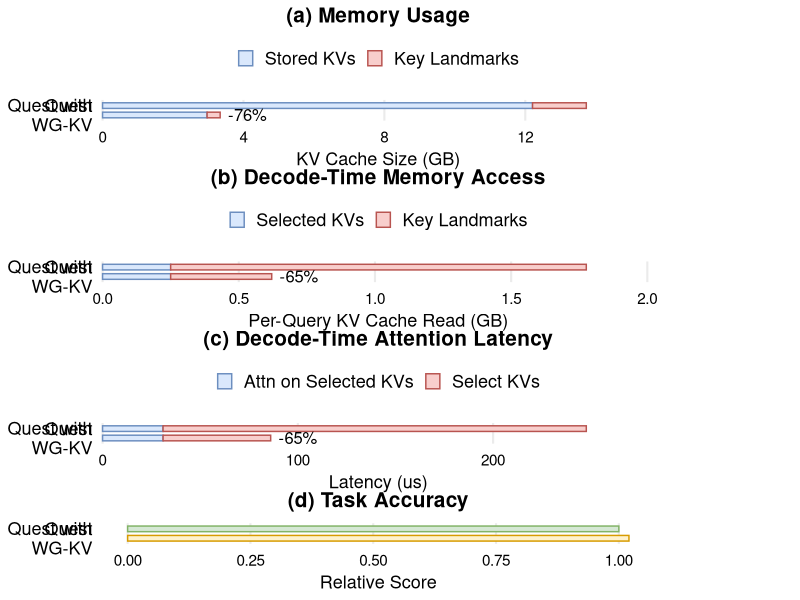

The R source for this figure:
library(tidyverse)
library(patchwork)

num_kv_heads <- 8
num_hidden_layers <- 32
bytes_per_token <- 256

memory_usage_scale <- num_kv_heads * num_hidden_layers * bytes_per_token / 1024 / 1024 / 1024
memory_access_scale <- num_kv_heads * num_hidden_layers * bytes_per_token / 1024 / 1024 / 1024
method_levels <- c("Quest", "Quest with WG-KV")

data <- read_csv("data/quest.csv", show_col_types = FALSE) %>%
  mutate(method = factor(method, levels = method_levels))

task_accuracy_score <- read_csv("data/integration.csv", show_col_types = FALSE) %>%
  filter(kv_attended == 2048, method %in% c("Quest Only", "WG-KV + Quest")) %>%
  select(panel_title, method, score) %>%
  pivot_wider(names_from = method, values_from = score) %>%
  summarise(score = mean(`WG-KV + Quest` / `Quest Only`)) %>%
  pull(score)

task_accuracy_data <- tibble(
  method = factor(c("Quest", "Quest with WG-KV"), levels = method_levels),
  score = c(1.0, task_accuracy_score)
)

make_stacked_plot <- function(data, title, bottom_col, top_col, y_label, legend_labels, value_scale = 1) {
  plot_data <- data %>%
    select(method, bottom = {{ bottom_col }}, top = {{ top_col }}) %>%
    pivot_longer(
      cols = c(bottom, top),
      names_to = "component",
      values_to = "value"
    ) %>%
    mutate(
      component = factor(component, levels = c("bottom", "top")),
      value = value * value_scale
    )

  reduction_labels <- plot_data %>%
    group_by(method) %>%
    summarise(total_value = sum(value), .groups = "drop") %>%
    mutate(
      baseline_value = total_value[method == "Quest"][1],
      reduction = (total_value - baseline_value) / baseline_value,
      label = if_else(
        method == "Quest with WG-KV" & is.finite(reduction),
        scales::label_percent(accuracy = 1)(reduction),
        ""
      )
    )

  ggplot(plot_data, aes(y = method, x = value, fill = component, colour = component)) +
    geom_col(width = 0.6, position = position_stack(reverse = TRUE), linewidth = 0.5) +
    geom_text(
      data = reduction_labels,
      aes(y = method, x = total_value, label = label),
      hjust = -0.2,
      size = 4.2,
      colour = "black",
      inherit.aes = FALSE
    ) +
    scale_fill_manual(
      breaks = c("bottom", "top"),
      labels = rev(legend_labels),
      values = c(
        "bottom" = "#DAE8FC",
        "top" = "#F8CECC"
      )
    ) +
    scale_colour_manual(
      values = c(
        "bottom" = "#6C8EBF",
        "top" = "#B85450"
      )
    ) +
    scale_y_discrete(
      limits = rev(method_levels),
      labels = \(x) str_wrap(x, width = 14)
    ) +
    scale_x_continuous(
      labels = scales::label_comma(),
      expand = expansion(mult = c(0, 0.14))
    ) +
    guides(
      fill = guide_legend(
        reverse = FALSE,
        nrow = 1,
        byrow = TRUE,
        override.aes = list(
          linewidth = 0.5,
          colour = c("#6C8EBF", "#B85450")
        )
      ),
      colour = "none"
    ) +
    labs(
      title = title,
      x = y_label,
      y = NULL,
      fill = NULL
    ) +
    coord_cartesian(clip = "off") +
    theme_minimal(base_size = 16) +
    theme(
      plot.title = element_text(size = 15, hjust = 0.5, face = "bold"),
      axis.title.x = element_text(size = 13, colour = "black"),
      axis.title.y = element_text(size = 13, colour = "black"),
      axis.text.x = element_text(size = 11, colour = "black"),
      axis.text.y = element_text(size = 13, colour = "black"),
      legend.position = "top",
      legend.text = element_text(size = 13),
      legend.key.width = grid::unit(0.8, "lines"),
      legend.key.height = grid::unit(0.6, "lines"),
      panel.grid.minor = element_blank(),
      panel.grid.major.y = element_blank(),
      plot.margin = margin(0, 100, 0, 0)
    )
}

memory_usage_plot <- make_stacked_plot(
  data = data,
  title = "(a) Memory Usage",
  bottom_col = stored_kvs,
  top_col = key_landmarks,
  y_label = "KV Cache Size (GB)",
  legend_labels = c("Key Landmarks", "Stored KVs"),
  value_scale = memory_usage_scale
)

memory_access_plot <- make_stacked_plot(
  data = data,
  title = "(b) Decode-Time Memory Access",
  bottom_col = selected_kvs,
  top_col = key_landmarks,
  y_label = "Per-Query KV Cache Read (GB)",
  legend_labels = c("Key Landmarks", "Selected KVs"),
  value_scale = memory_access_scale
)

attention_latency_plot <- make_stacked_plot(
  data = data,
  title = "(c) Decode-Time Attention Latency",
  bottom_col = attention_time,
  top_col = select_time,
  y_label = "Latency (us)",
  legend_labels = c("Select KVs", "Attn on Selected KVs")
)

task_accuracy_plot <- ggplot(task_accuracy_data, aes(y = method, x = score, fill = method, colour = method)) +
  geom_col(width = 0.6, linewidth = 0.5) +
  scale_fill_manual(
    values = c(
      "Quest" = "#D5E8D4",
      "Quest with WG-KV" = "#FFF2CC"
    ),
    guide = "none"
  ) +
  scale_colour_manual(
    values = c(
      "Quest" = "#82B366",
      "Quest with WG-KV" = "#D79B00"
    ),
    guide = "none"
  ) +
  scale_y_discrete(
    limits = rev(method_levels),
    labels = \(x) str_wrap(x, width = 14)
  ) +
  labs(
    title = "(d) Task Accuracy",
    x = "Relative Score",
    y = NULL
  ) +
  theme_minimal(base_size = 16) +
  theme(
    plot.title = element_text(size = 15, hjust = 0.5, face = "bold"),
    axis.title.x = element_text(size = 13, colour = "black"),
    axis.title.y = element_text(size = 13, colour = "black"),
    axis.text.x = element_text(size = 11, colour = "black"),
    axis.text.y = element_text(size = 13, colour = "black"),
    panel.grid.minor = element_blank(),
    panel.grid.major.y = element_blank(),
    plot.margin = margin(0, 100, 0, 0)
  )

fig <- memory_usage_plot + memory_access_plot +
  attention_latency_plot + task_accuracy_plot +
  plot_layout(ncol = 1)

ggsave("quest.pdf", fig, width = 5, height = 8, units = "in")
